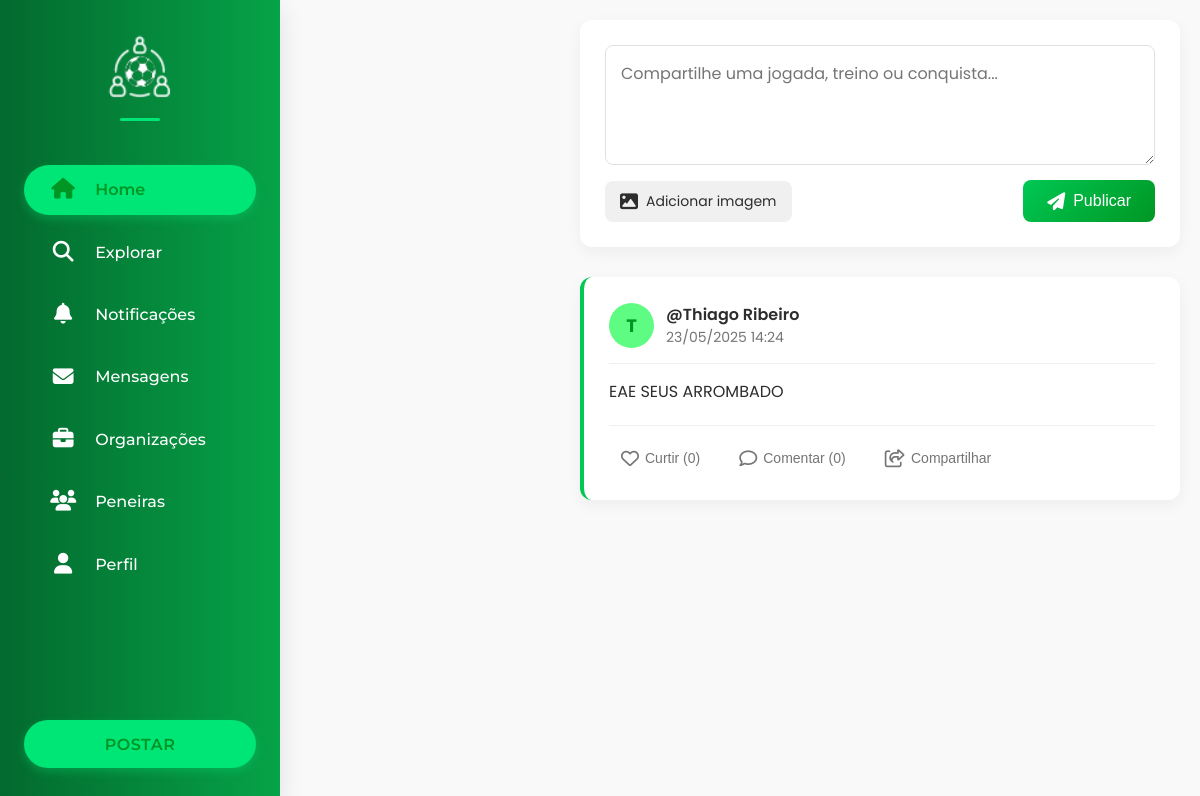
The page /app/views/home-page.php (signed in) on the database as committed earlier.
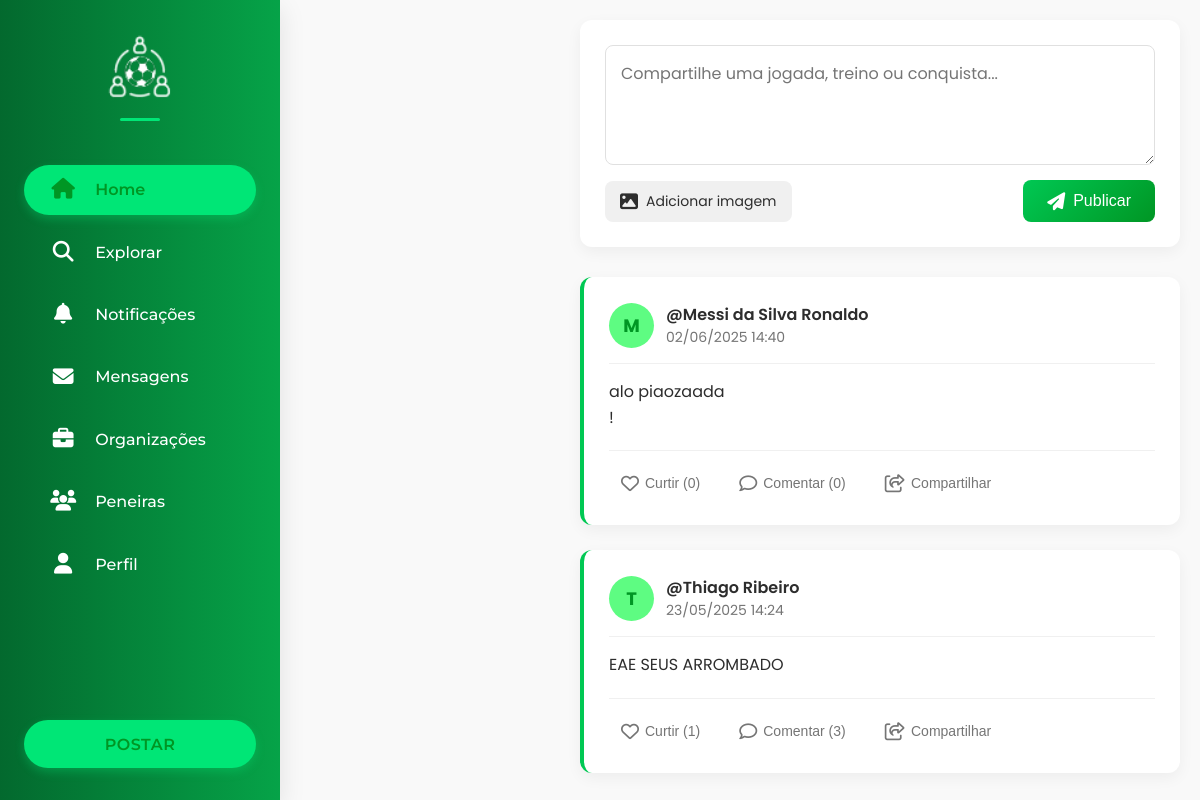
The same page on the database as committed later.
### tables this page shows
CREATE TABLE `posts` (
  `id_post` int(11) NOT NULL,
  `id_user` int(11) NOT NULL,
  `conteudo` text NOT NULL,
  `imagem` varchar(255) DEFAULT NULL,
  `criado_em` datetime DEFAULT current_timestamp()
);

CREATE TABLE `tbl_usuarios` (
  `id_user` int(11) NOT NULL,
  `nome` varchar(150) NOT NULL,
  `email` varchar(200) NOT NULL,
  `senha` varchar(150) NOT NULL,
  `data_nasc` date NOT NULL,
  `genero` enum('masculino','feminino','outro','prefiro não dizer') DEFAULT NULL,
  `foto_perfil` varchar(200) DEFAULT NULL,
  `telefone` varchar(15) DEFAULT NULL,
  `bio` text DEFAULT NULL,
  `rede_social` longtext DEFAULT NULL CHECK (json_valid(`rede_social`)),
  `cep` varchar(20) DEFAULT NULL,
  `rua` varchar(100) DEFAULT NULL,
  `bairro` varchar(100) DEFAULT NULL,
  `cidade` varchar(100) DEFAULT NULL,
  `estado` varchar(100) DEFAULT NULL,
  `status` enum('ativo','suspenso','desativado') DEFAULT 'ativo',
  `created_at` datetime DEFAULT current_timestamp(),
  `updated_at` datetime DEFAULT current_timestamp() ON UPDATE current_timestamp()
);

### app/views/home-page.php (the view, shortened to what this page needs)
<?php
include("topo.php");
?>
<link rel="stylesheet" href="../../public/css/home-page.css">
<link rel="stylesheet" href="https://cdnjs.cloudflare.com/ajax/libs/font-awesome/6.4.0/css/all.min.css">
<body>
    <?php include("navbar-social.php"); ?>
    <div class="container">
        <div class="caixa-post">
            <form action="../controllers/publicar-post.act.php" method="POST" enctype="multipart/form-data">
                <textarea name="conteudo" placeholder="Compartilhe uma jogada, treino ou conquista..." required></textarea>
                <div class="form-actions">
                    <div class="file-input-wrapper">
                        <div class="file-input-button">
                            <i class="fas fa-image"></i>
                            <span>Adicionar imagem</span>
                        </div>
                    </div>
                    <button type="submit">
                        <i class="fas fa-paper-plane"></i>
                        Publicar
                    </button>
                </div>
            </form>
        </div>
        <div class="posts">
            <?php
            include('../../config/connect.php');
            $id_user_logado = $_SESSION['id'] ?? 0;
            $sql = "SELECT p.id_post, p.conteudo, p.imagem, p.criado_em, u.nome,
                           (SELECT COUNT(*) FROM curtidas WHERE id_post = p.id_post) as total_curtidas,
                           (SELECT COUNT(*) FROM curtidas WHERE id_post = p.id_post AND id_user = '$id_user_logado') as usuario_curtiu,
                           (SELECT COUNT(*) FROM comentarios WHERE id_post = p.id_post) as total_comentarios
                    FROM posts p
                    JOIN tbl_usuarios u ON p.id_user = u.id_user
                    ORDER BY p.criado_em DESC";
            $result = $conn->query($sql);
            if ($result->num_rows > 0) {
                while ($post = $result->fetch_assoc()) {
                    $primeiraLetra = strtoupper(substr($post['nome'], 0, 1));
                    $curtido = $post['usuario_curtiu'] > 0;
                    echo '<div class="card-post" data-post-id="' . $post['id_post'] . '">';
                    echo '<div class="card-header">';
                    echo '<div class="user-info">';
                    echo '<div class="user-avatar">' . $primeiraLetra . '</div>';
                    echo '<div class="user-details">';
                    echo '<span class="user">@' . htmlspecialchars($post['nome']) . '</span>';
                    echo '<span class="time">' . date('d/m/Y H:i', strtotime($post['criado_em'])) . '</span>';
                    echo '</div>';
                    echo '</div>';
                    echo '</div>';
                    echo '<div class="card-content">';
                    echo '<p>' . htmlspecialchars($post['conteudo']) . '</p>';
                    echo '</div>';
                    echo '<div class="card-actions">';
                    echo '<button class="action-button btn-curtir ' . ($curtido ? 'curtido' : '') . '" data-post-id="' . $post['id_post'] . '">';
                    echo '<i class="' . ($curtido ? 'fas' : 'far') . ' fa-heart"></i> ';
                    echo '<span>Curtir (' . $post['total_curtidas'] . ')</span>';
                    echo '</button>';
                    echo '<button class="action-button btn-comentar" data-post-id="' . $post['id_post'] . '">';
                    echo '<i class="far fa-comment"></i> <span>Comentar (' . $post['total_comentarios'] . ')</span>';
                    echo '</button>';
                    echo '<button class="action-button btn-repostar" data-post-id="' . $post['id_post'] . '">';
                    echo '<i class="far fa-share-square"></i> <span>Compartilhar</span>';
                    echo '</button>';
                    echo '</div>';
                    echo '</div>';
                }
            } else {
                echo '<div class="empty-state">';
                echo '<i class="far fa-newspaper"></i>';
                echo '<p>Nenhum post encontrado. Seja o primeiro a compartilhar!</p>';
                echo '</div>';
            }
            ?>
        </div>
    </div>
</body>

### app/views/topo.php (shortened to what this page needs)
<!DOCTYPE html>
<html lang="pt-br">
<head>
    <link rel="stylesheet" href="../../public/css/root.css">
    <link rel="stylesheet" href="https://cdnjs.cloudflare.com/ajax/libs/font-awesome/6.5.0/css/all.min.css" />
    <link rel="stylesheet" href="https://cdnjs.cloudflare.com/ajax/libs/font-awesome/6.0.0-beta3/css/all.min.css">
    <link rel="stylesheet" href="https://cdn.jsdelivr.net/npm/swiper@11/swiper-bundle.min.css" />
</head>

### app/views/navbar-social.php (shortened to what this page needs)
<?php include 'topo.php'; ?>
<link rel="stylesheet" href="../../public/css/navbar-social.css">
<nav id="barra-navegacao" class="barra-navegacao">
    <div class="conteudo-barra">
        <div class="logo">
            <a href="home-page.php">
                <img src="../../public/images/logos/logo-fl-branco-solido.png" alt="Logo FutLink">
            </a>
        </div>
        <ul class="lista-icones">
            <li>
                <a href="home-page.php" class="item-menu">
                    <i class="fas fa-home"></i>
                    <span class="texto-nav">Home</span>
                </a>
            </li>
            <li>
                <a href="buscaJogadores.php" class="item-menu">
                    <i class="fas fa-search"></i>
                    <span class="texto-nav">Explorar</span>
                </a>
            </li>
            <li>
                <a href="notificacoes.php" class="item-menu">
                    <i class="fas fa-bell"></i>
                    <span class="texto-nav">Notificações</span>
                </a>
            </li>
            <li>
                <a href="mensagens.php" class="item-menu">
                    <i class="fas fa-envelope"></i>
                    <span class="texto-nav">Mensagens</span>
                </a>
            </li>
            <li>
                <a href="organizacoes.php" class="item-menu">
                    <i class="fas fa-briefcase"></i>
                    <span class="texto-nav">Organizações</span>
                </a>
            </li>
            <li>
                <a href="peneiras.php" class="item-menu">
                    <i class="fas fa-users"></i>
                    <span class="texto-nav">Peneiras</span>
                </a>
            </li>
            <li>
                <a href="perfilJogador.php" class="item-menu">
                    <i class="fas fa-user"></i>
                    <span class="texto-nav">Perfil</span>
                </a>
            </li>
        </ul>
        <div class="container-botao">
            <button id="botao-postar" class="botao-postar">
                <span>Postar</span>
            </button>
        </div>
    </div>
</nav>

### public/css/root.css (style rules this page uses)
:root { --cor-principal-verde1: #06a348; --cor-secundaria-verde2: #03692e; --font-principal: Arial, Helvetica, sans-serif; --cor-primaria: #EBECEE; --cor-secundaria: #1e1d1d; --cor-purple-light: #6c5fe6; --cor-purple-dark: #0a0320; --cor-green-light: #16db65; --cor-green-dark: #0d2818; --cor-peneira: #012d3a; --fonte-texto: "Roboto", sans-serif; --fonte-texto2: "Arial", sans-serif; --fonte-titulo: "Bebas Neue", sans-serif; --fonte-div: "Raleway", sans-serif; --fonte-titulo-moderna: 'Montserrat', sans-serif; --fonte-apagada-clean: 'Poppins', sans-serif; --verde: #00c853; --verde-claro: #5efc82; --verde-escuro: #009624; --verde-destaque: #00e676; --verde-principal: #034709; --branco: #FFFFFF; --cinza-claro: #f9f9f9; --cinza: #757575; --cinza-escuro: #2d2d2d; --preto: #121212; --gradiente-verde: linear-gradient(135deg, #00c853, #009624); --gradiente-banner: linear-gradient(to right, #03692e, #06a348); --sombra-suave: 0 5px 15px rgba(0, 0, 0, 0.05); --sombra-media: 0 8px 25px rgba(0, 0, 0, 0.1); --sombra-forte: 0 12px 30px rgba(0, 0, 0, 0.15); --borda-radius: 12px; --transicao: all 0.3s ease; --gradiente-navbar: linear-gradient(to right, #03692e, #06a348); }
* { margin: 0; padding: 0; box-sizing: border-box; }
body { background-color: var(--cor-primaria); font-size: clamp(13px, 2.5vw, 18px); font-family: var(--fonte-div); transition: 0.5s; }

### public/css/navbar-social.css (style rules this page uses)
* { margin: 0; padding: 0; box-sizing: border-box; }
body { font-family: 'Poppins', sans-serif; position: relative; overflow-x: hidden; padding-left: 280px; transition: padding-left 0.3s ease; background-color: var(--cinza-claro); }
.barra-navegacao { position: fixed; top: 0; left: 0; height: 100vh; width: 280px; background: var(--gradiente-navbar); color: var(--branco); z-index: 1000; transition: var(--transicao); box-shadow: var(--sombra-media); overflow-y: auto; scrollbar-width: none; -ms-overflow-style: none; }
.conteudo-barra { display: flex; flex-direction: column; height: 100%; padding: 2rem 1.5rem; }
.logo { display: flex; justify-content: center; margin-bottom: 2.5rem; position: relative; }
.logo::after { content: ""; position: absolute; bottom: -12px; left: 50%; transform: translateX(-50%); width: 40px; height: 3px; background-color: var(--verde-destaque); border-radius: 3px; }
.logo img { height: 70px; width: auto; transition: var(--transicao); }
.lista-icones { list-style: none; display: flex; flex-direction: column; gap: 0.8rem; margin-top: 1rem; }
.item-menu { display: flex; align-items: center; padding: 0.9rem 1.2rem; border-radius: 50px; text-decoration: none; color: var(--branco); transition: var(--transicao); font-weight: 500; }
.item-menu.ativo { background-color: var(--verde-destaque); color: var(--verde-escuro); font-weight: 600; box-shadow: 0 4px 10px rgba(0, 230, 118, 0.3); }
.item-menu i { font-size: 1.3rem; width: 2.5rem; text-align: center; }
.item-menu.ativo i { color: var(--verde-escuro); }
.texto-nav { font-size: 1rem; margin-left: 0.75rem; font-family: 'Montserrat', sans-serif; }
.container-botao { margin-top: auto; display: flex; justify-content: center; padding-top: 2rem; }
.botao-postar { width: 100%; padding: 0.9rem 1.5rem; background-color: var(--verde-destaque); color: var(--verde-escuro); border: none; border-radius: 50px; font-size: 1rem; font-weight: 600; cursor: pointer; transition: var(--transicao); box-shadow: 0 4px 10px rgba(0, 230, 118, 0.3); font-family: 'Montserrat', sans-serif; text-transform: uppercase; letter-spacing: 0.5px; }

Rows that differ between the two databases and show on the page:
added posts: id_user.nome "M", id_user.nome "Messi da Silva Ronaldo", criado_em "02/06/2025 14:40", conteudo "alo piaozaada !", total_curtidas "0", total_comentarios "0"
computed for posts "EAE SEUS ARROMBADO": total_curtidas "0" → "1"; total_comentarios "0" → "3"
